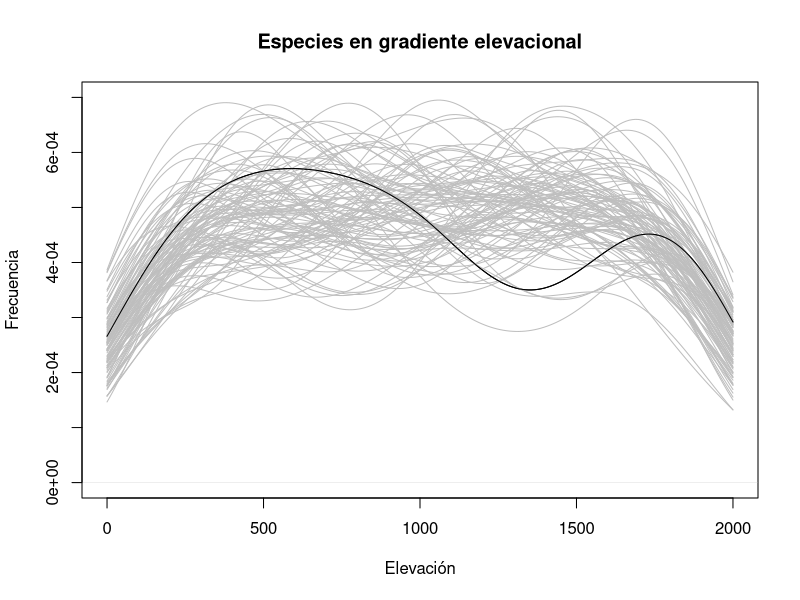

The R script that drew this image:
grad <- 0:2000

s <- sample(grad, 100)

for(i in 1:100){
  s1 <- sample(grad, 100)
  s <- cbind(s, s1)
}

d <- list()
for(i in 1:101){
  d[[i]] <- density(s[, i], n = 200,
                    from = 0, to = 2000)
}

png("Lat-long/Simulation-elevacion.png", width = 500, height = 300)
plot(d[[1]], ylim = c(0, 7e-04), main = "Especies en gradiente elevacional",
     xlab = "Elevación", ylab = "Frecuencia")
for(i in 2:101){
  lines(d[[i]]$x, d[[i]]$y, col = "grey")
}
lines(d[[1]]$x, d[[1]]$y)
dev.off()
